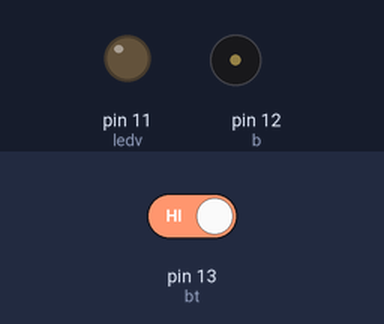
Recording of a sketch running on a simulated Arduino Uno, built with avr-gcc and run on an emulated ATmega328P. Parts: output pins drawn as LEDs (lit = HIGH), buzzer (waves = sounding). The inputs (shaded band) are chosen by the test bench; at power-on: pin 13 (bt) HIGH.

Above: at 1.2 s.
1.3 s: pin 13 (bt) driven LOW
At 1.7 s:
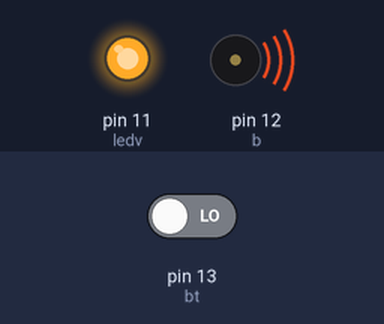
2.8 s: pin 13 (bt) driven HIGH
At 4.0 s:
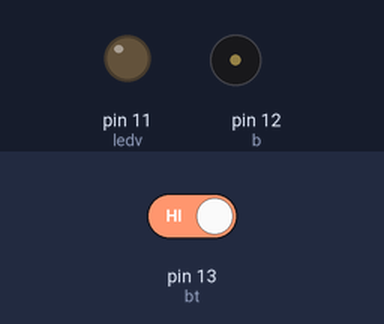
Timing chart, 0 to 5.8 s (numbered marks = the images above; inputs shaded):
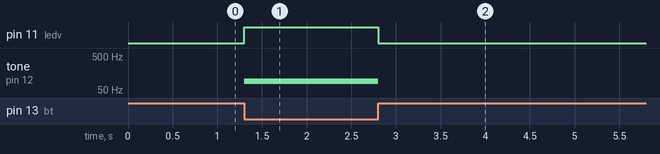

The sketch:

sketch_may13a.ino
```cpp
int b = 12; // buzzer pino 12
int bt = 13; // botão pino 13
int ledv = 11; // led vermelho pino 11
void setup() { // começo do setup
  pinMode(b, OUTPUT); // recebe
  pinMode(bt, INPUT); // manda
  pinMode(ledv, OUTPUT); // recebe
} // fim do setup

void loop() { // começo do loop
  int estb = digitalRead(bt); // estb faz o papel do botão
  if(estb == LOW){ //  se botão for apertado
    tone(b, 90); // faz barulho
    digitalWrite(ledv, HIGH);// liga o led
  }// fim do if
  else {//  SE o botão não for
  noTone(b);// para de fazer barulho
  digitalWrite(ledv, LOW);// desliga o led
  }// fim do else
}// fim do loop
```

Measured:
- after the input at 1.3 s, pin 11 (ledv): LOW → HIGH at once; tone on pin 12 (b): silent → 90 Hz at once
- after the input at 2.8 s, pin 11 (ledv): HIGH → LOW at once; tone on pin 12 (b): 90 Hz → silent at once
